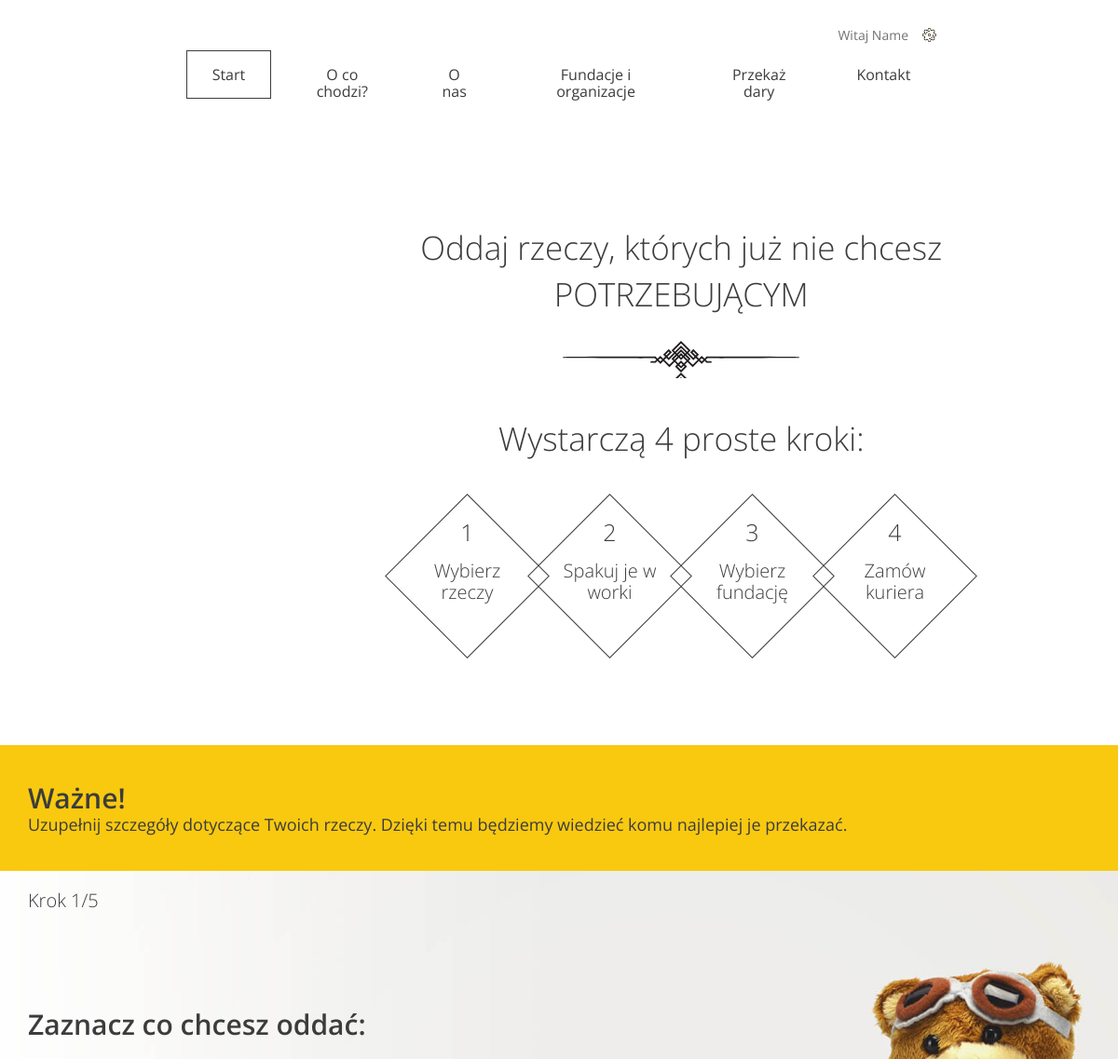
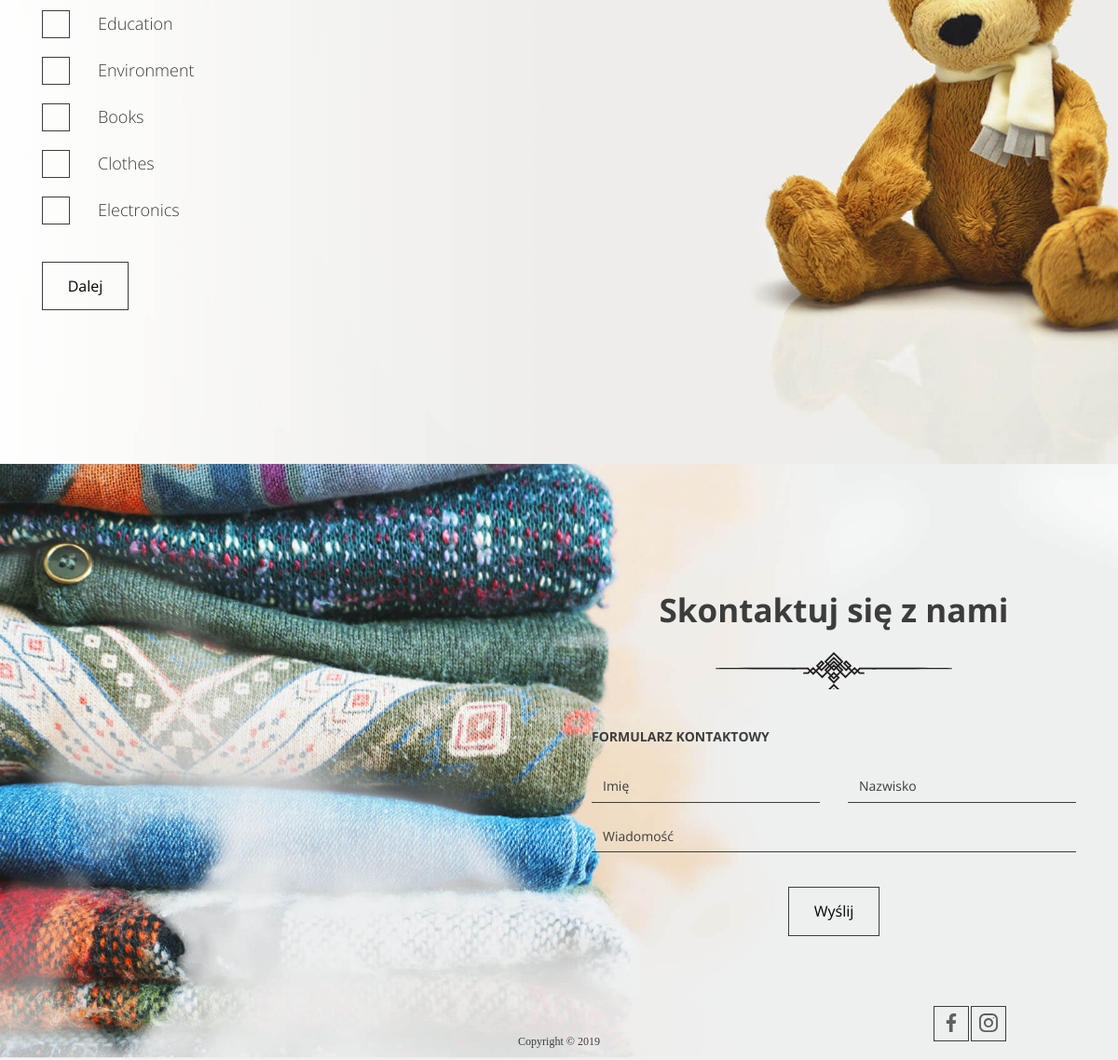
Screenshot of /donate/ (signed in) with the database file from the repository (2 pictures, top to bottom).
### userbase/models.py (models this page shows, shortened)
class CustomUser(AbstractUser):
    username = None
    email = models.EmailField(_("email address"), unique=True)
    USERNAME_FIELD = "email"
    REQUIRED_FIELDS = []
    objects = CustomUserManager()

### main/models.py (models this page shows)
class Category(models.Model):
    name = models.CharField(max_length=100)

### main/views.py (the view, shortened to what this page needs)
# urls.py: path('donate/', DonationPageView.as_view(), name='donate'),
class DonationPageView(View):
    def get(self, request):
        if not request.user.is_authenticated:
            return redirect('login')
        categories = Category.objects.all()
        context = {'categories': categories}
        return render(request, 'form.html', context)

### utils/context_processors.py (called while the page is built)
def user_info(request):
    if request.user.is_authenticated:
        username = request.user.first_name
        return {'username': username, 'is_superuser': request.user.is_superuser}
    else:
        return {'username': None}

### templates/form.html (shortened to what this page needs)
{% extends "base.html" %}
{% load static %}
{% block header %}
    <div class="slogan container container--90">
        <div class="slogan--item">
            <h1>
                Oddaj rzeczy, których już nie chcesz<br/>
                <span class="uppercase">potrzebującym</span>
            </h1>
            <div class="slogan--steps">
                <div class="slogan--steps-title">Wystarczą 4 proste kroki:</div>
                <ul class="slogan--steps-boxes">
                    <li>
                        <div><em>1</em><span>Wybierz rzeczy</span></div>
                    </li>
                    <li>
                        <div><em>2</em><span>Spakuj je w worki</span></div>
                    </li>
                    <li>
                        <div><em>3</em><span>Wybierz fundację</span></div>
                    </li>
                    <li>
                        <div><em>4</em><span>Zamów kuriera</span></div>
                    </li>
                </ul>
            </div>
        </div>
    </div>
{% endblock %}
{% block section %}
    <section class="form--steps">
        <div class="form--steps-instructions">
            <div class="form--steps-container">
                <h3>Ważne!</h3>
                <p data-step="1" class="active">
                    Uzupełnij szczegóły dotyczące Twoich rzeczy. Dzięki temu będziemy
                    wiedzieć komu najlepiej je przekazać.
                </p>
            </div>
        </div>
        <div class="form--steps-container">
            <div class="form--steps-counter">Krok <span>1</span>/5</div>
            <form method="post" id="myForm">
                <div data-step="1" class="active">
                    <h3>Zaznacz co chcesz oddać:</h3>
                    {% for category in categories %}
                        <div class="form-group form-group--checkbox">
                            <label>
                                <span class="checkbox"></span>
                                <span class="description">{{ category.name }}</span>
                            </label>
                        </div>
                    {% endfor %}
                    <div class="form-group form-group--buttons">
                        <button type="button" class="btn next-step" id="nextStepBtn1">Dalej</button>
                    </div>
                </div>
            </form>
        </div>
    </section>
{% endblock %}

### templates/base.html (shortened to what this page needs)
{% load static %}
<!DOCTYPE html>
<html lang="pl">
<head>
    <link rel="stylesheet" href="{% static "css/style.css" %}"/>
</head>
<body>
<header
        {% block header_class %}
            class="header--main-page"
        {% endblock %}
>
    <nav class="container container--70">
        <ul class="nav--actions">
            {% if username == None %}
                <li><a href="{% url "login" %}" class="btn btn--small btn--without-border">Zaloguj</a></li>
                <li><a href="{% url "register" %}" class="btn btn--small btn--highlighted">Załóż konto</a></li>
            {% else %}
                <li class="logged-user">
                    Witaj {{ username }}
                </li>
            {% endif %}
        </ul>
        <ul>
            <li><a href="{% url "landing-page" %}" class="btn btn--without-border active">Start</a></li>
            <li><a href="#steps" class="btn btn--without-border">O co chodzi?</a></li>
            <li><a href="#about-us" class="btn btn--without-border">O nas</a></li>
            <li><a href="#help" class="btn btn--without-border">Fundacje i organizacje</a></li>
            <li><a href="{% url "donate" %}" class="btn btn--without-border">Przekaż dary</a></li>
            <li><a href="#contact" class="btn btn--without-border">Kontakt</a></li>
        </ul>
    </nav>
    {% block header %}
    {% endblock %}
</header>
{% block section %}
{% endblock %}
{% block footer %}
    <footer>
        <div id="contact" class="contact">
            <h2>Skontaktuj się z nami</h2>
            <h3>Formularz kontaktowy</h3>
            <form class="form--contact">
                <div class="form-group form-group--50"><input type="text" name="name" placeholder="Imię"/></div>
                <div class="form-group form-group--50"><input type="text" name="surname" placeholder="Nazwisko"/></div>
                <div class="form-group"><textarea name="message" placeholder="Wiadomość" rows="1"></textarea></div>
                <button class="btn" type="submit">Wyślij</button>
            </form>
        </div>
        <div class="bottom-line">
            <span class="bottom-line--copy">Copyright &copy; 2019</span>
            <div class="bottom-line--icons">
                <a href="#" class="btn btn--small"><img src="images/icon-facebook.svg"/></a>
                <a href="#" class="btn btn--small"><img src="images/icon-instagram.svg"/></a>
            </div>
        </div>
    </footer>
{% endblock %}
</body>
</html>

### rows the page displays
CustomUser: first_name "Name"
Category: name "Education"
Category: name "Environment"
Category: name "Books"
Category: name "Clothes"
Category: name "Electronics"
